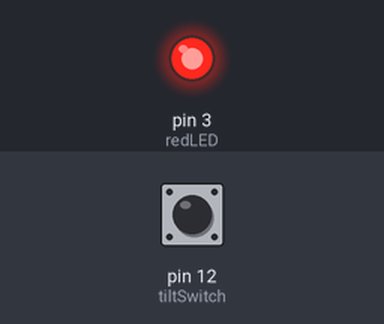
This sketch was run on a simulated Arduino Uno, built with avr-gcc and run on an emulated ATmega328P. Shown: output pins drawn as LEDs (lit = HIGH). Inputs (shaded band) come from the test bench; at power-on: pin 12 (tiltSwitch) HIGH.

Above: at 1.2 s.
1.3 s: pin 12 (tiltSwitch) pulled LOW for 0.15 s
At 1.37 s:
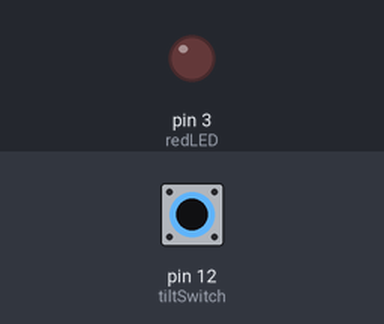
2.9 s: pin 12 (tiltSwitch) pulled LOW for 3.2 s
At 6.6 s:
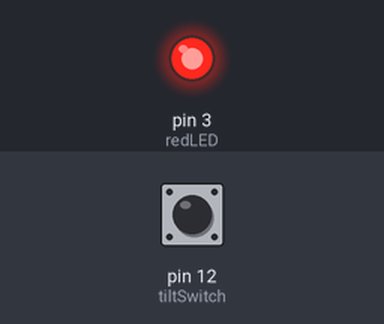
Timing chart, 0 to 8.1 s (numbered marks = the images above; inputs shaded):
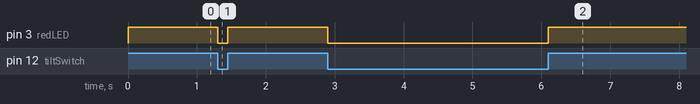

Measured:
- after the input at 1.3 s, pin 3 (redLED): HIGH → LOW at once, → HIGH 0.15 s later
- after the input at 2.9 s, pin 3 (redLED): HIGH → LOW at once, → HIGH 3.2 s later

The sketch:

TiltSwitch_Test.ino
```cpp
const int tiltSwitch = 12;
const int redLED = 3;

void setup() {
	pinMode(tiltSwitch, INPUT);
	pinMode(redLED, OUTPUT);
	digitalWrite(tiltSwitch, HIGH);	// Internal pull-up
}

void loop() {
	digitalWrite(redLED, digitalRead(tiltSwitch));
}
```
